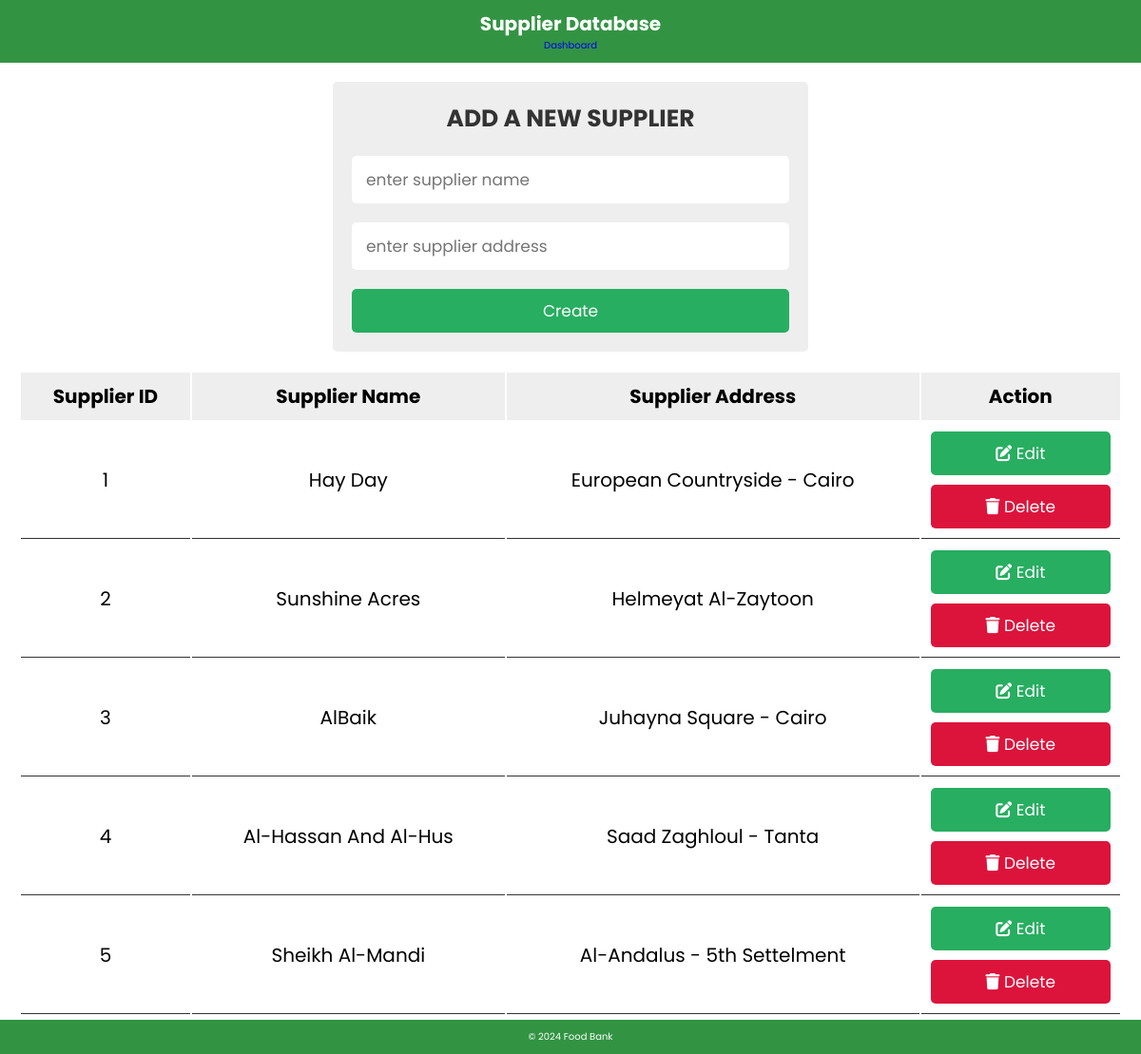
Page /Phase1/code/suppCRUD.php on the committed database.
### tables this page shows
CREATE TABLE `supplier` (
  `id` int(10) UNSIGNED NOT NULL,
  `name` varchar(20) DEFAULT NULL,
  `address` varchar(150) DEFAULT NULL,
  `supplierid` varchar(222) NOT NULL
);

### Phase1/code/Supplier.php (called while the page is built, shortened)
<?php
require_once "pdo.php";
$table = "supplier";
class Supplier implements imodifiable {
    public static function view_all(){
        global $pdo, $table;
        $stmt = $pdo->query("SELECT * FROM {$table}");
        return $stmt;
    }
}
?>

### Phase1/code/suppCRUD.php (the view, shortened to what this page needs)
<?php
require_once "pdo.php";
require_once "Supplier.php";
?>
<!DOCTYPE html>
<html lang="en">
<head>
        <link rel="stylesheet" href="CRUD.css">
        <link rel="stylesheet" href="https://cdnjs.cloudflare.com/ajax/libs/font-awesome/6.5.2/css/all.min.css">
</head>
<body>
<header>
        <h1>Supplier Database</h1>
        <nav>
            <ul>
                <li><a href="dashboard.php">Dashboard</a></li>
            </ul>
        </nav>
</header>
<div class="container">
   <div class="admin-object-form-container">
      <form  method="post">
         <h3>add a new supplier</h3>
         <input type="text" placeholder="enter supplier name" name="name" class="box" required>
         <input type="text" placeholder="enter supplier address" name="address" class="box" required>
         <input type="submit" class="btn" name="add_supplier" value="Create">
      </form>
   </div>
   <div class="object-display">
      <table class="object-display-table">
         <thead>
         <tr>
            <th>Supplier ID</th>
            <th>Supplier name</th>
            <th>Supplier address</th>
            <th>Action</th>
         </tr>
         </thead>
         <?php
         $stmt = Supplier::view_all();
         while($row = $stmt->fetch(PDO::FETCH_ASSOC)){
        ?>
         <tr>
            <td><?php echo $row['id']; ?></td>
            <td><?php echo $row['name']; ?></td>
            <td><?php echo $row['address']; ?></td>
            <td>
               <a href="editSupplier.php?id=<?php echo $row['id']; ?>" class="btn"> <i class="fas fa-edit"></i> Edit </a>
               <a href="deleteSupplier.php?id=<?php echo $row['id']; ?>" class="btn"> <i class="fas fa-trash"></i> Delete </a>
            </td>
        </tr>
      <?php } ?>
      </table>
   </div>
</div>
<footer>
        <p>© 2024 Food Bank</p>
</footer>
</body>
</html>

### Phase1/code/CRUD.css (style rules this page uses)
:root { --green:#27ae60; --black:#333; --white:#fff; --bg-color:#eee; --box-shadow:0 .5rem 1rem rgba(0,0,0,.1); --border:.1rem solid var(--black); }
* { font-family: 'Poppins', sans-serif; margin:0; padding:0; box-sizing: border-box; outline: none; border:none; text-decoration: none; text-transform: capitalize; }
header { background-color: #329443; color: #fff; padding: 10px; text-align: center; }
footer { background-color: #329443; color: #fff; text-align: center; padding: 10px; position: fixed; bottom: 0; width: 100%; }
html { font-size: 62.5%; overflow-x: hidden; }
.btn { display: block; width: 100%; cursor: pointer; border-radius: .5rem; margin-top: 1rem; font-size: 1.7rem; padding:1rem 3rem; background: var(--green); color:var(--white); text-align: center; }
.container { max-width: 1200px; padding:2rem; margin:0 auto; }
.admin-object-form-container form { max-width: 50rem; margin:0 auto; padding:2rem; border-radius: .5rem; background: var(--bg-color); }
.admin-object-form-container form h3 { text-transform: uppercase; color:var(--black); margin-bottom: 1rem; text-align: center; font-size: 2.5rem; }
.admin-object-form-container form .box { width: 100%; border-radius: .5rem; padding:1.2rem 1.5rem; font-size: 1.7rem; margin:1rem 0; background: var(--white); text-transform: none; }
.object-display { margin:2rem 0; }
.object-display .object-display-table { width: 100%; text-align: center; }
.object-display .object-display-table thead { background: var(--bg-color); }
.object-display .object-display-table th { padding:1rem; font-size: 2rem; }
.object-display .object-display-table td { padding:1rem; font-size: 2rem; border-bottom: var(--border); }
.object-display .object-display-table .btn:first-child { margin-top: 0; }
.object-display .object-display-table .btn:last-child { background: crimson; }

### rows in the picture
supplier: id "1", name "Hay Day", address "European Countryside - Cairo"
supplier: id "2", name "Sunshine Acres", address "Helmeyat Al-Zaytoon"
supplier: id "3", name "AlBaik", address "Juhayna Square - Cairo"
supplier: id "4", name "Al-Hassan And Al-Hus", address "Saad Zaghloul - Tanta"
supplier: id "5", name "Sheikh Al-Mandi", address "Al-Andalus - 5th Settelment"
